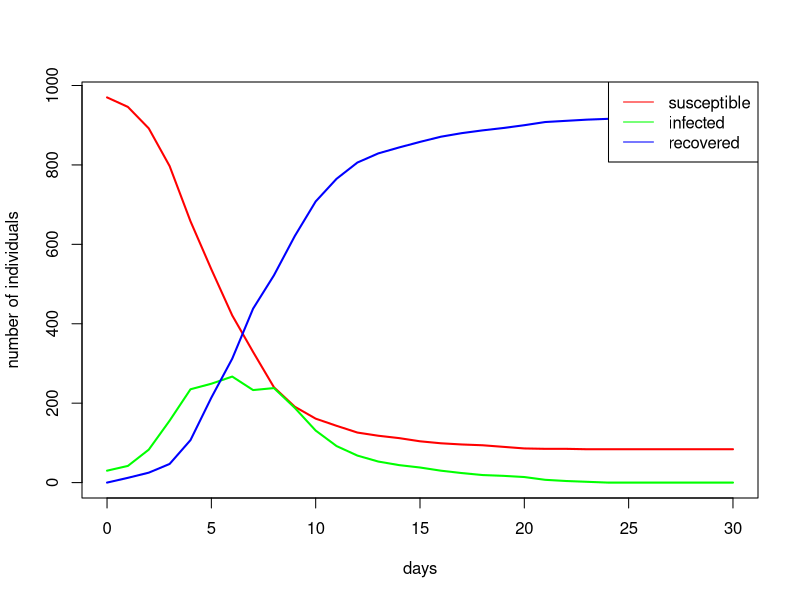

Reproduce this figure in R.
# ---------- Group Project for Computational Ecology I ---------
# Topic     : The temporal dynamics of infectious diseases 
# Supervisor: Max Schmid
# Authors   : Adrian Bernhardt, Samuel Hehn

# ----- Define functions for simulation -----

# function to initialize matrix for population N0
# input : N0: number of individuals in starting population
# output: matrix containing population N0, all in 'susceptible' state
init_pop <- function(N0) {
    pop_matrix <- matrix(data=c(rep("susceptible", N0)),
                         nrow=N0,
                         ncol=1,
                         dimnames=list(NULL, "state")
                        )
    return (pop_matrix)
}

# function to initialize statistics object for starting population N0
# input : pop_matrix: matrix of individuals in a population
# output: statistics object containing initial statistics for day 0
init_statistics <- function(pop_matrix) {
    statistics <- matrix(data=c(0, sum(pop_matrix[,"state"] == "susceptible"), sum(pop_matrix[,"state"] == "infected"), sum(pop_matrix[,"state"] == "recovered")),
                         nrow=1,
                         ncol=4,
                         dimnames=list(NULL, c("day", "susceptible", "infected", "recovered"))
                        )
    return (statistics)
}

# TODO: 
# function to introduce disease into healthy population. For now, randomly infect 1% of population
# input : pop_matrix: matrix of individuals in a population
#                 Ni: number of individuals to be infected
# output: population matrix with updated infection states
init_disease <- function(pop_matrix, Ni) {
    # randomly sample N individuals in population to infect with disease
    pop_sample <- sample(seq_len(nrow(pop_matrix)), Ni)
    pop_matrix[pop_sample, "state"] = "infected"

    return (pop_matrix)
}

# function to recover infected individuals by chance
# input : pop_matrix: matrix of individuals in a population
#                  y: probability of recovery
# output: population matrix with updated recovery states
recovery <- function(pop_matrix, y) {
    # check if y is in range 0 to 1
    if (y < 0 || y > 1) {
        stop(paste0("Invalid value for y: ", y, ". Value is a probability and must lie between 0 and 1"))
    }

    # loop through infected individuals and check if one recovers
    for (i in which(pop_matrix[,"state"] == "infected")) {
        r <- runif(n=1, min=0, max=1)
        if (r <= y) {
            pop_matrix[i,"state"] <- "recovered"
        }
    }
    return (pop_matrix)
}

# function for infected individuals to infect susceptible individuals by chance
# input : pop_matrix: matrix of individuals in a population
#                  c: number of "potentially infectious contacts" per day
#                  a: probability of infection of susceptible, if in contact with infected individual
# output: population matrix with updated infection states
infection <- function(pop_matrix, c, a) {
    # check if c and a are in range 0 to 1
    if (c < 0 || a < 0 || a > 1) {
            stop(paste0("Invalid values in a: ", a, " or c: ", c, ". a is a probability and must lie between 0 and 1. c is the number of contacts per day and must be greater or equal to 0"))
        }
    
    # loop through every infected individual and extract contacts c
    for (i in which(pop_matrix[,"state"] == "infected")) {
        contacts <- sample(setdiff(seq_len(nrow(pop_matrix)), i), c)
        
        # loop through contacts with susceptible individuals and check if infection happens
        for (j in contacts) {
            r <- runif(n=1, min=0, max=1)
            if (pop_matrix[j, "state"] == "susceptible" && r <= a) {
                pop_matrix[j,"state"] <- "infected"
            }
        }
    }
    return (pop_matrix)
}

# function initializing population and statistics and run the simulation on given parameters
# input : days: number of days the simulation should be run 
#           N0: number of individuals in starting population
#           Ni: number of individuals to be infected at the beginning
#            y: probability of recovery
#            c: number of "potentially infectious contacts" per day
#            a: probability of infection of susceptible, if in contact with infected individual 
# output: list of final population matrix and statistics object
simulate <- function(days, N0, Ni, y, c, a) {
    # check if N0 and days are valid
    if (N0 <= 0 || days <= 0) {
        stop(paste0("Invalied values in N0: ", N0, " or days: ", days , ". Values must be natural numbers greater than 0"))
    }

    # initialize population, introdcue disease and initialize statistics
    pop <- init_pop(N0)
    pop <- init_disease(pop, Ni)
    stats <- init_statistics(pop)
    
    # simulate daily events
    for (t in 1:days) {
        # update population matrix
        pop <- recovery(pop, y)
        pop <- infection(pop, c, a)

        # update statistics
        stats <- rbind(stats,
                       c(t, sum(pop[,"state"] == "susceptible"), sum(pop[,"state"] == "infected"), sum(pop[,"state"] == "recovered"))
                      )
    }
    return (list(population=pop, statistics=stats))
}

# function to plot the change over time in a population in a statistics object
# input : outname: name of resulting pdf to save
#      statistics: non-empty statistics object with at least two columns. First column is always on the x-axis
# output:
plot_statistics <- function(outname, statistics) {
    # extract statistics columns and generate n different colors
    stat_cols <- colnames(statistics[,-1])
    colors <- rainbow(length(stat_cols))

    # generate plot with all columns included
    pdf(paste0(outname, ".pdf"))
    # loop over all columns to create plot
    for (i in 1:length(stat_cols)) {
        if (i == 1) {
            plot(x=statistics[,1],
                 y=statistics[,i+1],
                 ylim=c(0, max(statistics)),
                 xlab="days",
                 ylab="number of individuals",
                 type="l",
                 lwd=2,
                 col=colors[i]
                )
        } else {
            points(x=statistics[,1],
                   y=statistics[,i+1],
                   type="l",
                   lwd=2,
                   col=colors[i]
                  )
        }
    }
    legend("topright",
           legend=stat_cols,
           col=colors,
           lty=1,
           bg="white"
          )
    invisible(dev.off)
}

# ----- Perform simulation and gather statistics ----- 

sim_run <- simulate(30, 1000, 30, 0.4, 6, 0.3)
plot_statistics("test_plot", sim_run$statistics)
